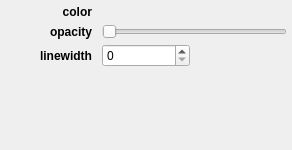
<?xml version="1.0" encoding="UTF-8"?>
<ui version="4.0">
 <class>Form</class>
 <widget class="QWidget" name="Form">
  <property name="geometry">
   <rect>
    <x>0</x>
    <y>0</y>
    <width>292</width>
    <height>150</height>
   </rect>
  </property>
  <property name="windowTitle">
   <string>Form</string>
  </property>
  <layout class="QGridLayout" name="gridLayout">
   <property name="leftMargin">
    <number>5</number>
   </property>
   <property name="topMargin">
    <number>5</number>
   </property>
   <property name="rightMargin">
    <number>5</number>
   </property>
   <property name="bottomMargin">
    <number>5</number>
   </property>
   <property name="horizontalSpacing">
    <number>10</number>
   </property>
   <property name="verticalSpacing">
    <number>5</number>
   </property>
   <item row="3" column="0">
    <widget class="QLabel" name="label_3">
     <property name="font">
      <font>
       <weight>75</weight>
       <bold>true</bold>
      </font>
     </property>
     <property name="text">
      <string>linewidth</string>
     </property>
     <property name="alignment">
      <set>Qt::AlignRight|Qt::AlignTrailing|Qt::AlignVCenter</set>
     </property>
    </widget>
   </item>
   <item row="2" column="0">
    <widget class="QLabel" name="label">
     <property name="font">
      <font>
       <weight>75</weight>
       <bold>true</bold>
      </font>
     </property>
     <property name="text">
      <string>opacity</string>
     </property>
     <property name="alignment">
      <set>Qt::AlignRight|Qt::AlignTrailing|Qt::AlignVCenter</set>
     </property>
    </widget>
   </item>
   <item row="2" column="1" colspan="2">
    <widget class="QSlider" name="value_alpha">
     <property name="maximum">
      <number>100</number>
     </property>
     <property name="orientation">
      <enum>Qt::Horizontal</enum>
     </property>
    </widget>
   </item>
   <item row="5" column="1">
    <spacer name="verticalSpacer">
     <property name="orientation">
      <enum>Qt::Vertical</enum>
     </property>
     <property name="sizeHint" stdset="0">
      <size>
       <width>20</width>
       <height>40</height>
      </size>
     </property>
    </spacer>
   </item>
   <item row="3" column="1">
    <widget class="QSpinBox" name="value_linewidth"/>
   </item>
   <item row="1" column="1">
    <widget class="QColorBox" name="color_color">
     <property name="sizePolicy">
      <sizepolicy hsizetype="Preferred" vsizetype="Minimum">
       <horstretch>0</horstretch>
       <verstretch>0</verstretch>
      </sizepolicy>
     </property>
     <property name="text">
      <string/>
     </property>
    </widget>
   </item>
   <item row="1" column="0">
    <widget class="QLabel" name="label_2">
     <property name="font">
      <font>
       <weight>75</weight>
       <bold>true</bold>
      </font>
     </property>
     <property name="text">
      <string>color</string>
     </property>
     <property name="alignment">
      <set>Qt::AlignRight|Qt::AlignTrailing|Qt::AlignVCenter</set>
     </property>
    </widget>
   </item>
   <item row="4" column="1" colspan="2">
    <spacer name="horizontalSpacer">
     <property name="orientation">
      <enum>Qt::Horizontal</enum>
     </property>
     <property name="sizeHint" stdset="0">
      <size>
       <width>40</width>
       <height>5</height>
      </size>
     </property>
    </spacer>
   </item>
  </layout>
 </widget>
 <customwidgets>
  <customwidget>
   <class>QColorBox</class>
   <extends>QLabel</extends>
   <header>glue.utils.qt.colors</header>
  </customwidget>
 </customwidgets>
 <resources/>
 <connections/>
</ui>
